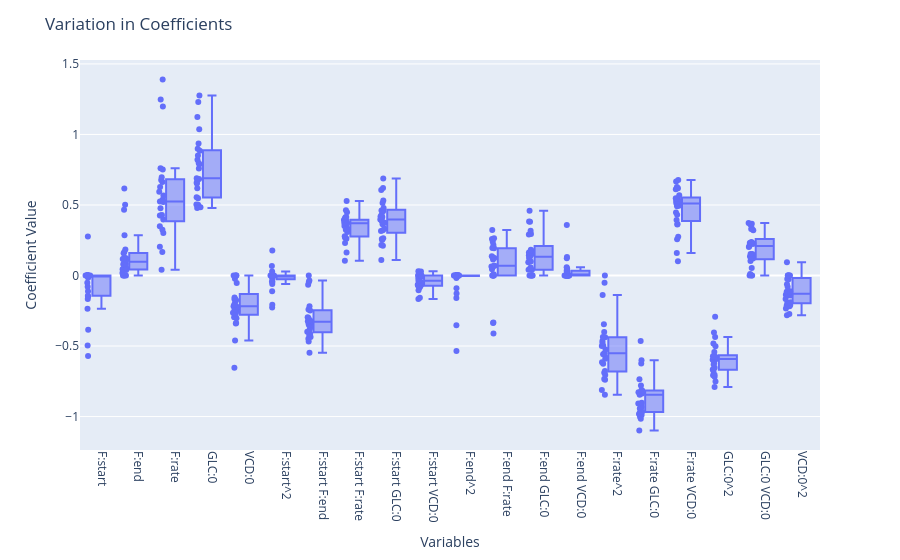

Here is the notebook cell this chart was saved with:
### Markdown cell above
## Cross-validation subsets

There are several ways to obtain slightly different datasets of the same process. We could simulate the same conditions again and, due to noise, the dataset would be different. A simpler way is to work with the existing dataset and take different subsets of it.

We do this by running a 5-fold cross-validation on our dataset of 50 experiments and repeating it 5 times. The 5-fold CV means we train the model with 40 experiments and keep 10 experiments as holdout. This is repeated 5 x 5 = 25 times.

Therefore we obtain 25 models trained on different subsets of 40 experiments:

### Code cell
# Variation of the coefficients across the repeated cross-validation
CV = RepeatedKFold(n_splits=5, n_repeats=5, random_state=0)
variation_pipe = cross_validate(pipe,X,y,cv=CV,return_estimator=True)
variation_coef = pd.DataFrame([est[-1].coef_.reshape(-1) for est, (train_idx, _) in zip(variation_pipe["estimator"], CV.split(X,y))],columns=X_columns)
fig = px.box(variation_coef,points='all')
fig.update_layout(xaxis_tickangle=90,title="Variation in Coefficients",yaxis_title='Coefficient Value',xaxis_title='Variables')
fig.show()

### Figure 1 — Plotly figure (JSON) as saved in the notebook; plotly's stock layout.template omitted (floating-point values rounded to 4 significant figures; data arrays with more than 128 entries replaced by an {"elided": "..."} marker saying what was removed)
{"data": [{"alignmentgroup": "True", "boxpoints": "all", "hovertemplate": "variable=%{x}<br>value=%{y}<extra></extra>", "legendgroup": "", "marker": {"color": "#636efa"}, "name": "", "notched": false, "offsetgroup": "", "orientation": "v", "showlegend": false, "type": "box", "x": {"elided": "500 str values"}, "x0": " ", "xaxis": "x", "y": {"elided": "500 float values"}, "y0": " ", "yaxis": "y"}], "layout": {"boxmode": "group", "legend": {"tracegroupgap": 0}, "margin": {"t": 60}, "title": {"text": "Variation in Coefficients"}, "xaxis": {"anchor": "y", "domain": [0.0, 1.0], "tickangle": 90, "title": {"text": "Variables"}}, "yaxis": {"anchor": "x", "domain": [0.0, 1.0], "title": {"text": "Coefficient Value"}}}}
